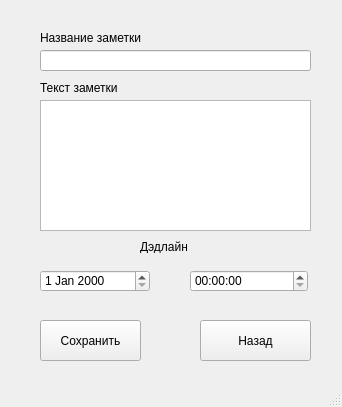
<?xml version="1.0" encoding="UTF-8"?>
<ui version="4.0">
 <class>CreateNote</class>
 <widget class="QMainWindow" name="CreateNote">
  <property name="geometry">
   <rect>
    <x>0</x>
    <y>0</y>
    <width>342</width>
    <height>407</height>
   </rect>
  </property>
  <property name="windowTitle">
   <string>Создание заметки</string>
  </property>
  <widget class="QWidget" name="centralwidget">
   <widget class="QPushButton" name="backButton">
    <property name="geometry">
     <rect>
      <x>200</x>
      <y>320</y>
      <width>111</width>
      <height>41</height>
     </rect>
    </property>
    <property name="text">
     <string>Назад</string>
    </property>
   </widget>
   <widget class="QPushButton" name="saveNoteButton">
    <property name="geometry">
     <rect>
      <x>40</x>
      <y>320</y>
      <width>101</width>
      <height>41</height>
     </rect>
    </property>
    <property name="text">
     <string>Сохранить</string>
    </property>
   </widget>
   <widget class="QLineEdit" name="titleEdit">
    <property name="geometry">
     <rect>
      <x>40</x>
      <y>50</y>
      <width>271</width>
      <height>21</height>
     </rect>
    </property>
    <property name="text">
     <string/>
    </property>
   </widget>
   <widget class="QTextEdit" name="textEdit">
    <property name="geometry">
     <rect>
      <x>40</x>
      <y>100</y>
      <width>271</width>
      <height>131</height>
     </rect>
    </property>
    <property name="html">
     <string>&lt;!DOCTYPE HTML PUBLIC &quot;-//W3C//DTD HTML 4.0//EN&quot; &quot;http://www.w3.org/TR/REC-html40/strict.dtd&quot;&gt;
&lt;html&gt;&lt;head&gt;&lt;meta name=&quot;qrichtext&quot; content=&quot;1&quot; /&gt;&lt;style type=&quot;text/css&quot;&gt;
p, li { white-space: pre-wrap; }
&lt;/style&gt;&lt;/head&gt;&lt;body style=&quot; font-family:'Sans Serif'; font-size:9pt; font-weight:400; font-style:normal;&quot;&gt;
&lt;p style=&quot;-qt-paragraph-type:empty; margin-top:0px; margin-bottom:0px; margin-left:0px; margin-right:0px; -qt-block-indent:0; text-indent:0px; font-family:'MS Shell Dlg 2'; font-size:8.25pt;&quot;&gt;&lt;br /&gt;&lt;/p&gt;&lt;/body&gt;&lt;/html&gt;</string>
    </property>
   </widget>
   <widget class="QLabel" name="label">
    <property name="geometry">
     <rect>
      <x>140</x>
      <y>240</y>
      <width>47</width>
      <height>13</height>
     </rect>
    </property>
    <property name="text">
     <string>Дэдлайн:</string>
    </property>
   </widget>
   <widget class="QDateEdit" name="dateEdit">
    <property name="geometry">
     <rect>
      <x>40</x>
      <y>270</y>
      <width>110</width>
      <height>22</height>
     </rect>
    </property>
   </widget>
   <widget class="QTimeEdit" name="timeEdit">
    <property name="geometry">
     <rect>
      <x>190</x>
      <y>270</y>
      <width>118</width>
      <height>22</height>
     </rect>
    </property>
   </widget>
   <widget class="QLabel" name="label_2">
    <property name="geometry">
     <rect>
      <x>40</x>
      <y>30</y>
      <width>111</width>
      <height>16</height>
     </rect>
    </property>
    <property name="text">
     <string>Название заметки</string>
    </property>
   </widget>
   <widget class="QLabel" name="label_3">
    <property name="geometry">
     <rect>
      <x>40</x>
      <y>80</y>
      <width>101</width>
      <height>16</height>
     </rect>
    </property>
    <property name="text">
     <string>Текст заметки</string>
    </property>
   </widget>
  </widget>
  <widget class="QMenuBar" name="menubar">
   <property name="geometry">
    <rect>
     <x>0</x>
     <y>0</y>
     <width>342</width>
     <height>19</height>
    </rect>
   </property>
  </widget>
  <widget class="QStatusBar" name="statusbar"/>
 </widget>
 <resources/>
 <connections/>
</ui>
